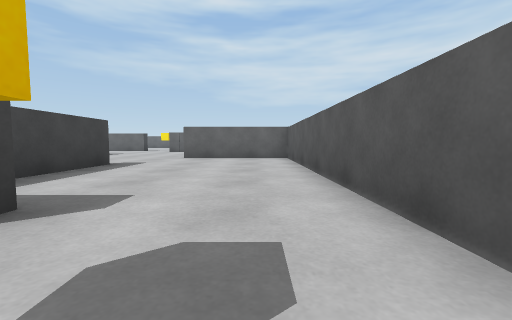
View 1 (above)

21 first-person views from a walk through a Unity game level. The camera is 0.51 m above the floor, tilts 4° down and sees 90° across. The floor is counted in squares, 1 m on a side. Each view is taken from the middle of a square. On the plan, view 1 faces up. The plan holds only what a view shows up to about 9 squares ahead; the rest is blank. The player is left out. Some animated figures are not drawn.

View 2
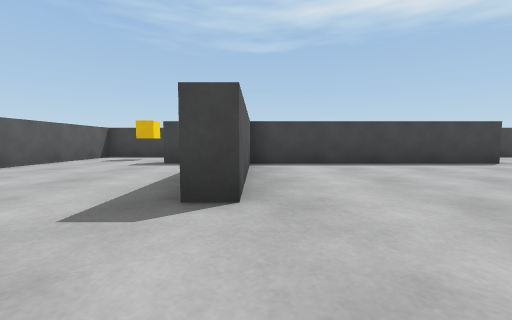

View 3
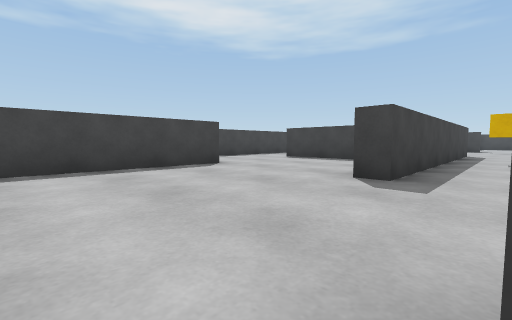

View 4
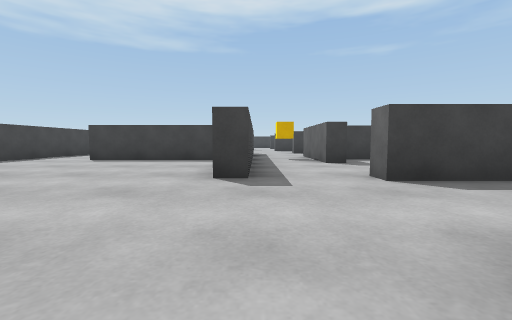

View 5
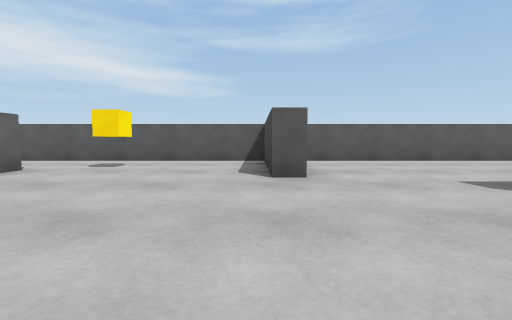

View 6
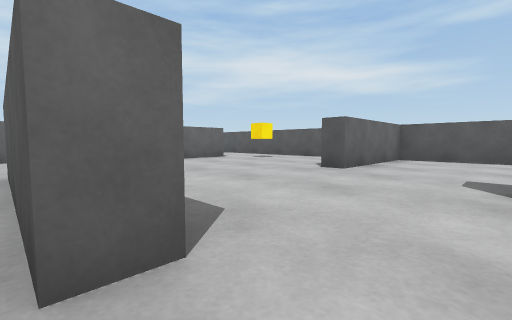

View 7
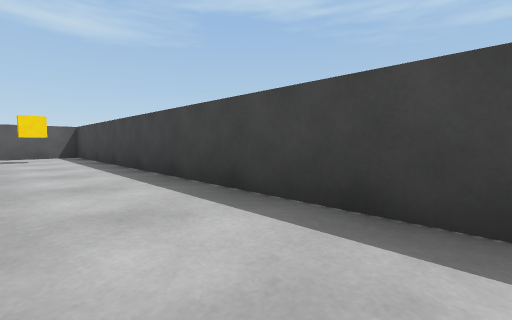

View 8
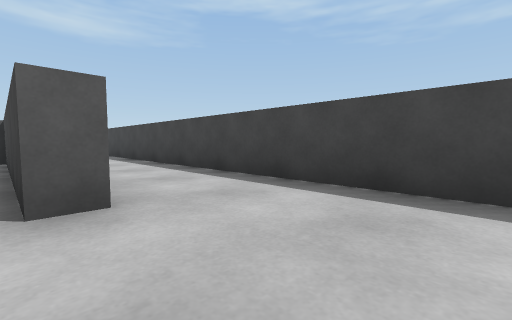

View 9
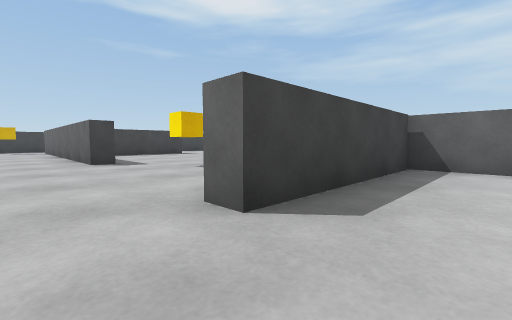

View 10
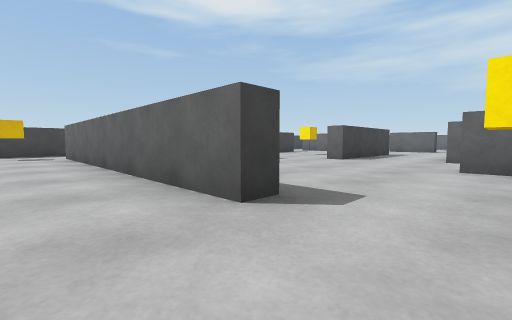

View 11
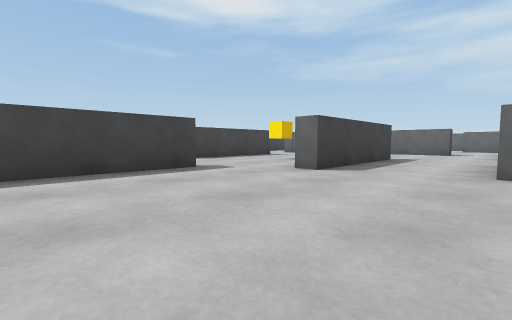

View 12
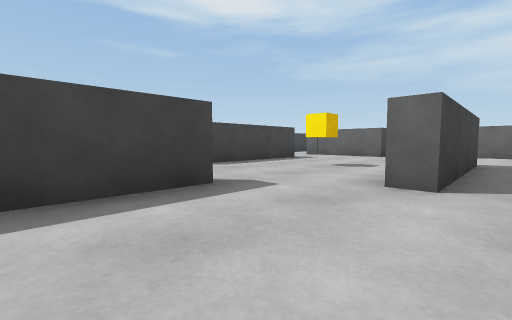

View 13
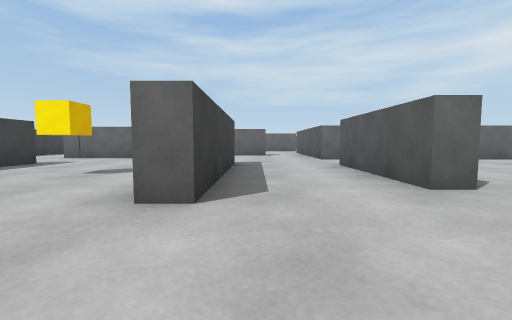

View 14
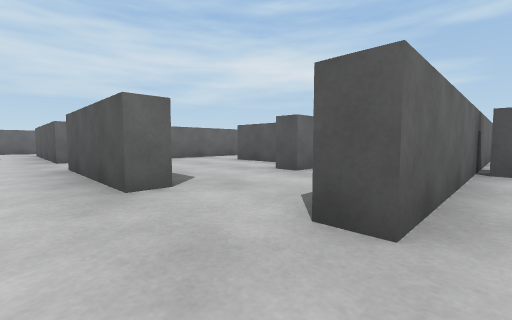

View 15
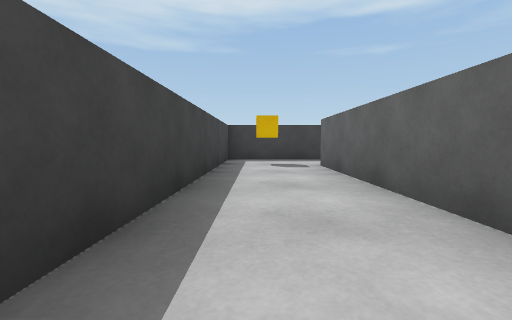

View 16
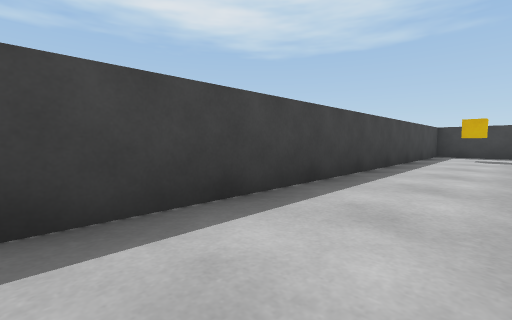

View 17
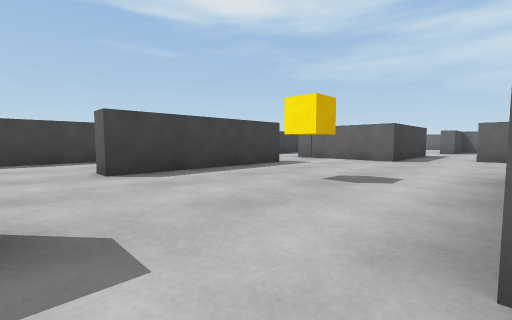

View 18
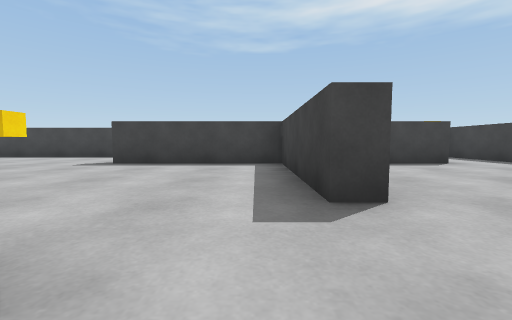

View 19
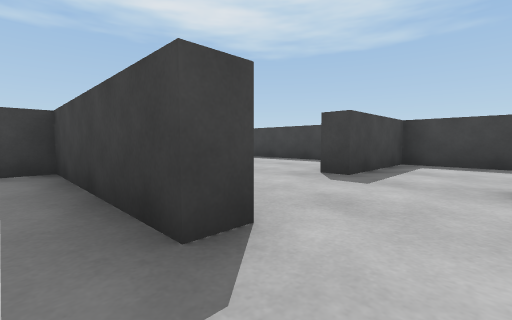

View 20
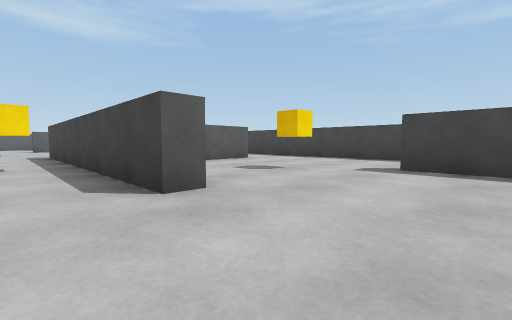

View 21
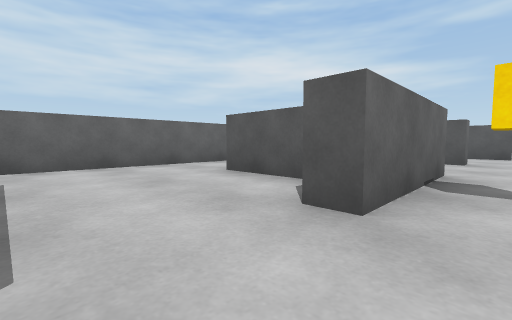

### Floor plan
Key: @ floor where view 1 was taken; # wall or solid block; . floor; C cube.
Columns run from 29 left of view 1 to 1 right of it. Each row starts with its distance up from view 1.
 17           .#
 16       #.  .#                  #
 15       #.##.#          #      .#
 14      ##....#          .     ..#
 13    ###.....#######    .   ##..#
 12    ..............     .  ...C.#
 11     #...#.......      .  .....#
 10     #...#..#...#      # ......#
  9     #.C.#..#...#.. #. #....####
  8 #.  #...#..#..###..#..#.......#
  7 #..............C......#.......#
  6 #...........########..........#
  5 ####..#........#.........#....#
  4 # ....#........#.........#....#
  3 #.....#.....C..#.........#....#
  2 #..########....#....########..#
  1 #.............................#
  0 #.C.........................C@#
 -1 ###############################

Positions as (right, up) in squares from view 1, and headings:
1: (0, 0), facing up
2: (-4, 8), facing down
3: (-6, 7), facing down-left
4: (-6, 6), facing left
5: (-6, 9), facing right
6: (-7, 6), facing up-right
7: (-9, 1), facing down-right
8: (-12, 2), facing down-right
9: (-12, 0), facing up-left
10: (-17, 0), facing up-left
11: (-18, 3), facing up-left
12: (-20, 4), facing up-left
13: (-20, 5), facing up
14: (-19, 5), facing up-right
15: (-21, 0), facing left
16: (-18, 1), facing down-left
17: (-21, 6), facing up-left
18: (-22, 8), facing down
19: (-22, 7), facing down-left
20: (-20, 7), facing down-right
21: (-17, 7), facing up-right
